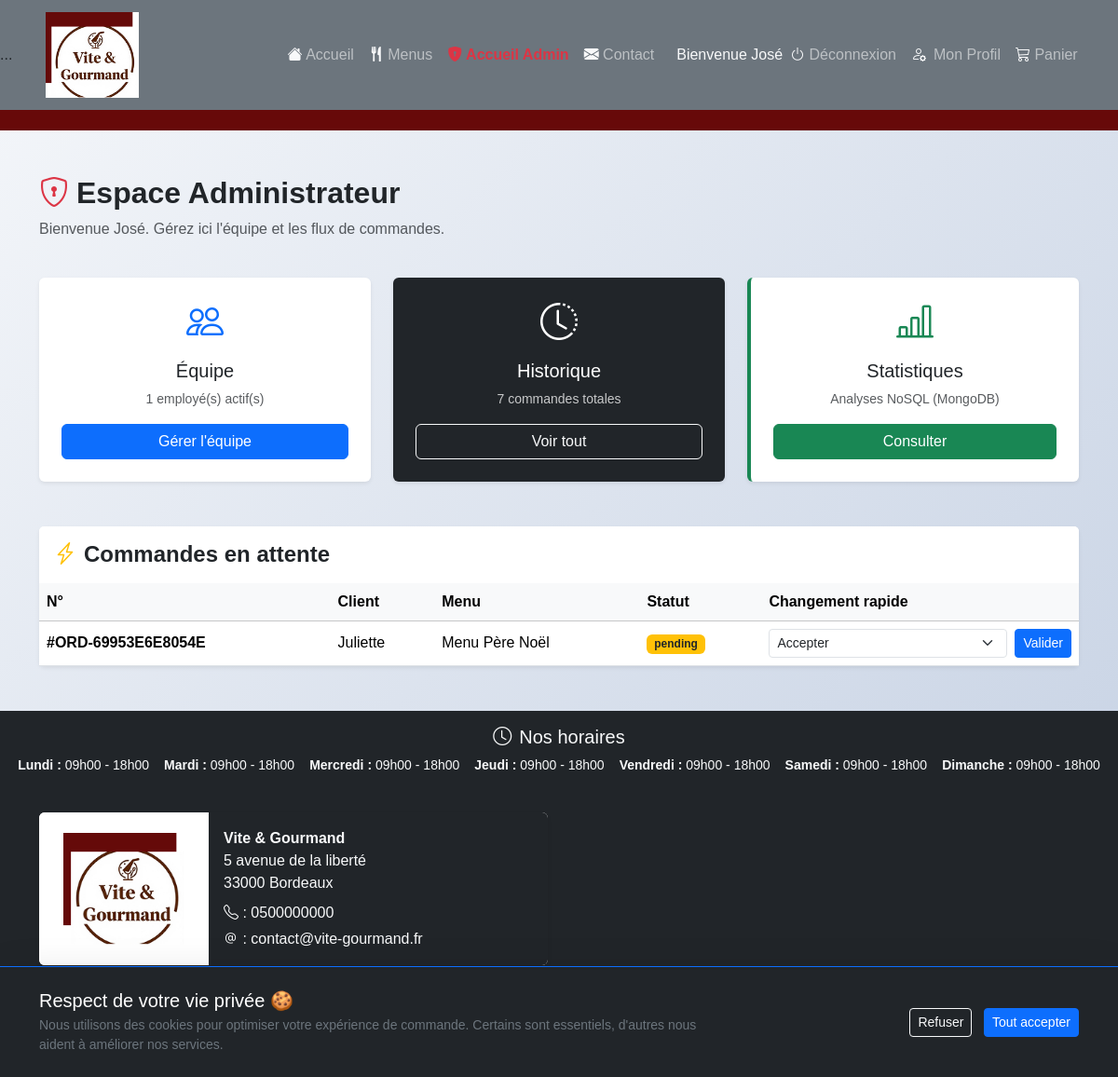
Screenshot of /admin/admin_dashboard.php (signed in) with the database file from the repository.
### tables this page shows
CREATE TABLE `orders` (
  `id` int(11) NOT NULL,
  `order_number` varchar(50) NOT NULL,
  `order_date` datetime DEFAULT current_timestamp(),
  `order_status` varchar(50) NOT NULL,
  `number_people` int(11) NOT NULL,
  `equipment_ready` tinyint(1) DEFAULT 0,
  `user_id` int(11) NOT NULL,
  `menu_id` int(11) NOT NULL,
  `delivery_address` varchar(255) NOT NULL,
  `delivery_date` date NOT NULL DEFAULT current_timestamp(),
  `delivery_time` time NOT NULL,
  `total_price` decimal(10,2) NOT NULL,
  `cancellation_reason` text DEFAULT NULL,
  `contact_method` enum('GSM','Email') DEFAULT NULL,
  `rating` int(11) DEFAULT NULL,
  `comment` text DEFAULT NULL,
  `is_modified_by_client` tinyint(1) DEFAULT 0
);

CREATE TABLE `users` (
  `id` int(11) NOT NULL,
  `firstname` varchar(100) NOT NULL,
  `lastname` varchar(100) NOT NULL,
  `address` varchar(255) NOT NULL,
  `city` varchar(100) NOT NULL,
  `zip_code` varchar(10) NOT NULL,
  `phone` varchar(20) NOT NULL,
  `email` varchar(150) NOT NULL,
  `password` varchar(255) NOT NULL,
  `created_at` datetime DEFAULT current_timestamp(),
  `role_id` int(11) NOT NULL,
  `is_active` tinyint(1) DEFAULT 1,
  `reset_token` varchar(255) DEFAULT NULL,
  `reset_expires_at` datetime DEFAULT NULL
);

CREATE TABLE `menus` (
  `id` int(11) NOT NULL,
  `title` varchar(150) NOT NULL,
  `description` text NOT NULL,
  `starter` varchar(255) DEFAULT NULL,
  `main_course` varchar(255) DEFAULT NULL,
  `dessert` varchar(255) DEFAULT NULL,
  `price` decimal(10,2) NOT NULL,
  `min_people` int(11) NOT NULL,
  `remaining_quantity` int(11) NOT NULL,
  `conditions` text DEFAULT NULL,
  `image` varchar(255) DEFAULT NULL,
  `theme_id` int(11) NOT NULL,
  `diet_id` int(11) NOT NULL,
  `created_at` datetime DEFAULT current_timestamp(),
  `allergens` text DEFAULT NULL,
  `is_active` tinyint(4) DEFAULT NULL
);

CREATE TABLE `opening_hours` (
  `id` int(11) NOT NULL,
  `day_name` varchar(20) NOT NULL,
  `open_time` time DEFAULT '09:00:00',
  `close_time` time DEFAULT '18:00:00',
  `is_closed` tinyint(1) DEFAULT 0
);

### admin/admin_dashboard.php (the view, shortened to what this page needs)
<?php
$db = (new Database())->getConnection();
$totalOrders = $db->query("SELECT COUNT(*) FROM orders")->fetchColumn();
$totalEmployees = $db->query("SELECT COUNT(*) FROM users WHERE role_id = (SELECT id FROM roles WHERE name = 'employee')")->fetchColumn();
$queryOrders = "SELECT o.*, u.firstname, m.title as menu_name
                FROM orders o
                JOIN users u ON o.user_id = u.id
                JOIN menus m ON o.menu_id = m.id
                WHERE o.order_status NOT IN ('finished', 'cancelled')
                ORDER BY o.id DESC";
$orders = $db->query($queryOrders)->fetchAll(PDO::FETCH_ASSOC);
function getStatusColor($status)
{
    return match ($status) {
        'pending'          => 'warning text-dark',
        'accepted'         => 'info text-white',
        'preparing'        => 'primary',
        'shipping'         => 'info',
        'delivered'        => 'success',
        'waiting_material' => 'danger',
        default            => 'secondary',
    };
}
include '../includes/header.php';
include '../includes/navbar.php';
?>
<div class="container my-5">
    <div class="row mb-4">
        <div class="col">
            <h2 class="fw-bold"><i class="bi bi-shield-lock me-2 text-danger"></i>Espace Administrateur</h2>
            <p class="text-muted">Bienvenue José. Gérez ici l'équipe et les flux de commandes.</p>
        </div>
    </div>
    <div class="row g-4 mb-5">
        <div class="col-md-4">
            <div class="card h-100 border-0 shadow-sm text-center p-4">
                <div class="display-6 text-primary mb-3"><i class="bi bi-people"></i></div>
                <h5 class="card-title">Équipe</h5>
                <p class="small text-muted"><?= $totalEmployees ?> employé(s) actif(s)</p>
                <a href="admin_users.php" class="btn btn-primary w-100 mt-auto">Gérer l'équipe</a>
            </div>
        </div>
        <div class="col-md-4">
            <div class="card h-100 border-0 shadow-sm text-white bg-dark text-center p-4">
                <div class="display-6 mb-3"><i class="bi bi-clock-history"></i></div>
                <h5 class="card-title">Historique</h5>
                <p class="small opacity-75"><?= $totalOrders ?> commandes totales</p>
                <a href="../employee/employee_dashboard.php" class="btn btn-outline-light w-100 mt-auto">Voir tout</a>
            </div>
        </div>
        <div class="col-md-4">
            <div class="card h-100 border-0 shadow-sm border-start border-success border-4 text-center p-4">
                <div class="display-6 text-success mb-3"><i class="bi bi-bar-chart-line"></i></div>
                <h5 class="card-title">Statistiques</h5>
                <p class="small text-muted">Analyses NoSQL (MongoDB)</p>
                <a href="admin_stats.php" class="btn btn-success w-100 mt-auto">Consulter</a>
            </div>
        </div>
    </div>
    <div class="card shadow-sm border-0">
        <div class="card-header bg-white py-3 border-0">
            <h4 class="fw-bold mb-0"><i class="bi bi-lightning-charge text-warning me-2"></i>Commandes en attente</h4>
        </div>
        <div class="table-responsive">
            <table class="table table-hover align-middle mb-0">
                <thead class="table-light">
                    <tr>
                        <th>N°</th>
                        <th>Client</th>
                        <th>Menu</th>
                        <th>Statut</th>
                        <th>Changement rapide</th>
                    </tr>
                </thead>
                <tbody>
                    <?php if (empty($orders)): ?>
                        <tr>
                            <td colspan="5" class="text-center py-4 text-muted">Aucune commande active.</td>
                        </tr>
                    <?php else: ?>
                        <?php foreach ($orders as $o): ?>
                            <tr>
                                <td class="fw-bold">#<?= $o['order_number'] ?></td>
                                <td><?= htmlspecialchars($o['firstname']) ?></td>
                                <td><?= htmlspecialchars($o['menu_name']) ?></td>
                                <td>
                                    <span class="badge bg-<?= getStatusColor($o['order_status']) ?>">
                                        <?= htmlspecialchars($o['order_status']) ?>
                                    </span>
                                </td>
                                <td>
                                    <form action="../ajax/update_status_complex.php" method="POST" class="d-flex gap-2">
                                        <select name="new_status" class="form-select form-select-sm">
                                            <option value="accepted">Accepter</option>
                                        </select>
                                        <button class="btn btn-sm btn-primary">Valider</button>
                                    </form>
                                </td>
                            </tr>
                        <?php endforeach; ?>
                    <?php endif; ?>
                </tbody>
            </table>
        </div>
    </div>
</div>
<?php include '../includes/footer.php'; ?>

### includes/header.php (shortened to what this page needs)
<!DOCTYPE html>
<html lang="fr">
<head>
    <link href="https://cdn.jsdelivr.net/npm/bootstrap@5.3.8/dist/css/bootstrap.min.css" rel="stylesheet">
    <link rel="stylesheet" href="https://cdn.jsdelivr.net/npm/bootstrap-icons@1.13.1/font/bootstrap-icons.min.css">
    <link rel="stylesheet" href="/assets/css/style.css">
    <link href="https://unpkg.com/aos@2.3.1/dist/aos.css" rel="stylesheet">
</head>
<body>

### includes/navbar.php (shortened to what this page needs)
<nav class="navbar navbar-expand-lg navbar-dark bg-secondary">
    ...
    <div class="container">
        <a class="navbar-brand" href="#">
            <img src="/assets/img/imgAcc/logo.ico" alt="logo" width="100">
        </a>
        <div class="collapse navbar-collapse" id="menuNav">
            <ul class="navbar-nav ms-auto">
                <li class="nav-item">
                    <a class="nav-link" href="/index.php"><i class="bi bi-house-fill text-light"></i> Accueil</a>
                </li>
                <li class="nav-item">
                    <a class="nav-link" href="/menus.php"><i class="bi bi-fork-knife text-light"></i> Menus</a>
                </li>
                <?php if (isset($_SESSION['user'])) : ?>
                    <?php if (isset($_SESSION['user']))
                        $userRole = strtolower($_SESSION['user']['role_name'] ?? $_SESSION['user']['role'] ?? '');
                    ?>
                    <?php if ($userRole === 'admin') : ?>
                        <li class="nav-item">
                            <a class="nav-link text-danger fw-bold" href="/admin/admin_dashboard.php">
                                <i class="bi bi-shield-lock-fill"></i> Accueil Admin
                            </a>
                        </li>
                    <?php endif; ?>
                <?php endif; ?>
                <li class="nav-item">
                    <a class="nav-link" href="/contact.php"><i class="bi bi-envelope-fill text-light"></i> Contact</a>
                </li>
                <?php if (isset($_SESSION['user'])) : ?>
                    <li class="nav-item text-light mt-2 ms-lg-3">
                        Bienvenue <?= htmlspecialchars($_SESSION['user']['firstname']) ?>
                    </li>
                    <li class="nav-item">
                        <a class="nav-link" href="/auth/logout.php"><i class="bi bi-power text-light"></i> Déconnexion</a>
                    </li>
                    <li class="nav-item">
                        <a class="nav-link " href="/profile.php">
                            <i class="bi bi-person-gear me-2 text-light"></i>Mon Profil
                        </a>
                    </li>
                <?php else : ?>
                    <li class="nav-item">
                        <a class="nav-link" href="/auth/login.php"><i class="bi bi-person-fill text-light"></i> Connexion</a>
                    </li>
                <?php endif; ?>
                <li class="nav-item">
                    <a class="nav-link position-relative" href="/panier.php">
                        <i class="bi bi-cart3 text-light"></i> Panier
                    </a>
                </li>
            </ul>
        </div>
    </div>
</nav>
<div class="col row align-item-end "><img src="/assets/img/imgAcc/barreVG.jpg" alt="barreVG"></div>

### includes/footer.php (shortened to what this page needs)
<?php
$opening_hours = [];
if (isset($db)) {
    $stmtFooter = $db->query("SELECT * FROM opening_hours ORDER BY id ASC");
    $opening_hours = $stmtFooter->fetchAll();
}
?>
<footer class="bg-dark text-light mt-5">
    <div class="text-center py-3">
        <h5><i class="bi bi-clock me-2"></i>Nos horaires</h5>
        <div class="d-flex flex-wrap justify-content-center gap-3 small">
            <?php foreach ($opening_hours as $hour): ?>
                <span>
                    <strong><?= $hour['day_name'] ?> :</strong>
                    <?php if ($hour['is_closed']): ?>
                        <span class="text-danger">Fermé</span>
                    <?php else: ?>
                        <?= date('H\hi', strtotime($hour['open_time'])) ?> - <?= date('H\hi', strtotime($hour['close_time'])) ?>
                    <?php endif; ?>
                </span>
            <?php endforeach; ?>
        </div>
    </div>
    <?php if (!isset($_COOKIE['cookie_consent'])): ?>
        <div id="cookie-banner" class="fixed-bottom bg-dark text-white p-4 shadow-lg border-top border-primary" style="z-index: 9999;">
            <div class="container">
                <div class="row align-items-center">
                    <div class="col-md-8">
                        <h5 class="mb-1">Respect de votre vie priv&eacute;e 🍪</h5>
                        <p class="small mb-0 text-secondary">
                            Nous utilisons des cookies pour optimiser votre exp&eacute;rience de commande.
                            Certains sont essentiels, d'autres nous aident &agrave; am&eacute;liorer nos services.
                        </p>
                    </div>
                    <div class="col-md-4 text-md-end mt-3 mt-md-0">
                        <a href="../ajax/set_cookie.php?choice=refused" class="btn btn-outline-light btn-sm me-2">Refuser</a>
                        <a href="../ajax/set_cookie.php?choice=accepted" class="btn btn-primary btn-sm">Tout accepter</a>
                    </div>
                </div>
            </div>
        </div>
    <?php endif; ?>
    <div class="container py-4">
        <div class="row">
            <div class="col-lg-6 col-md-8 mx-auto mx-lg-0">
                <div class="card row g-0 flex-column flex-lg-row overflow-hidden border-secondary">
                    <div class="col-lg-4 bg-white d-flex align-items-center justify-content-center p-2">
                        <img class="img-fluid" src="/assets/img/imgAcc/logo.ico" alt="logo" style="max-height: 120px;" />
                    </div>
                    <div class="col-lg-8 card-body bg-dark text-light">
                        <p class="mb-2"><strong>Vite & Gourmand</strong><br> 5 avenue de la liberté <br> 33000 Bordeaux</p>
                        <p class="mb-1"><i class="bi bi-telephone"></i> : 0500000000 </p>
                        <p class="mb-0"><i class="bi bi-at"></i> : contact@vite-gourmand.fr</p>
                    </div>
                </div>
            </div>
        </div>
        <div class="text-end py-2 mt-3">
            <a href="/" class="text-light me-2">Accueil</a>
            <a href="/contact.php" class="text-light me-2">Contact</a>
            <a href="/mentions-legales.php" class="text-light me-2">Mentions légales</a>
            <a href="/cgv.php" class="text-light">CGV</a>
        </div>
    </div>
    <div class="text-center py-2" style="background-color: #660909;">
    </div>
</footer>
</body>
</html>

### assets/css/style.css (style rules this page uses)
body { font-family: Arial, sans-serif; background: linear-gradient(135deg, #f5f7fa 0%, #c3cfe2 100%); min-height: 100vh; }
.card { border: none; box-shadow: 0 0.125rem 0.25rem rgba(0, 0, 0, 0.075); }

### rows the page displays
orders: order_number "ORD-69953E6E8054E", user.firstname "Juliette", menu.title "Menu Père Noël", order_status "pending"
opening_hours: day_name "Lundi", open_time "09h00", close_time "18h00"
opening_hours: day_name "Mardi", open_time "09h00", close_time "18h00"
opening_hours: day_name "Mercredi", open_time "09h00", close_time "18h00"
opening_hours: day_name "Jeudi", open_time "09h00", close_time "18h00"
opening_hours: day_name "Vendredi", open_time "09h00", close_time "18h00"
opening_hours: day_name "Samedi", open_time "09h00", close_time "18h00"
opening_hours: day_name "Dimanche", open_time "09h00", close_time "18h00"

### other values shown
$_SESSION['user']['firstname'] "José"
$totalEmployees "1"
$totalOrders "7"
